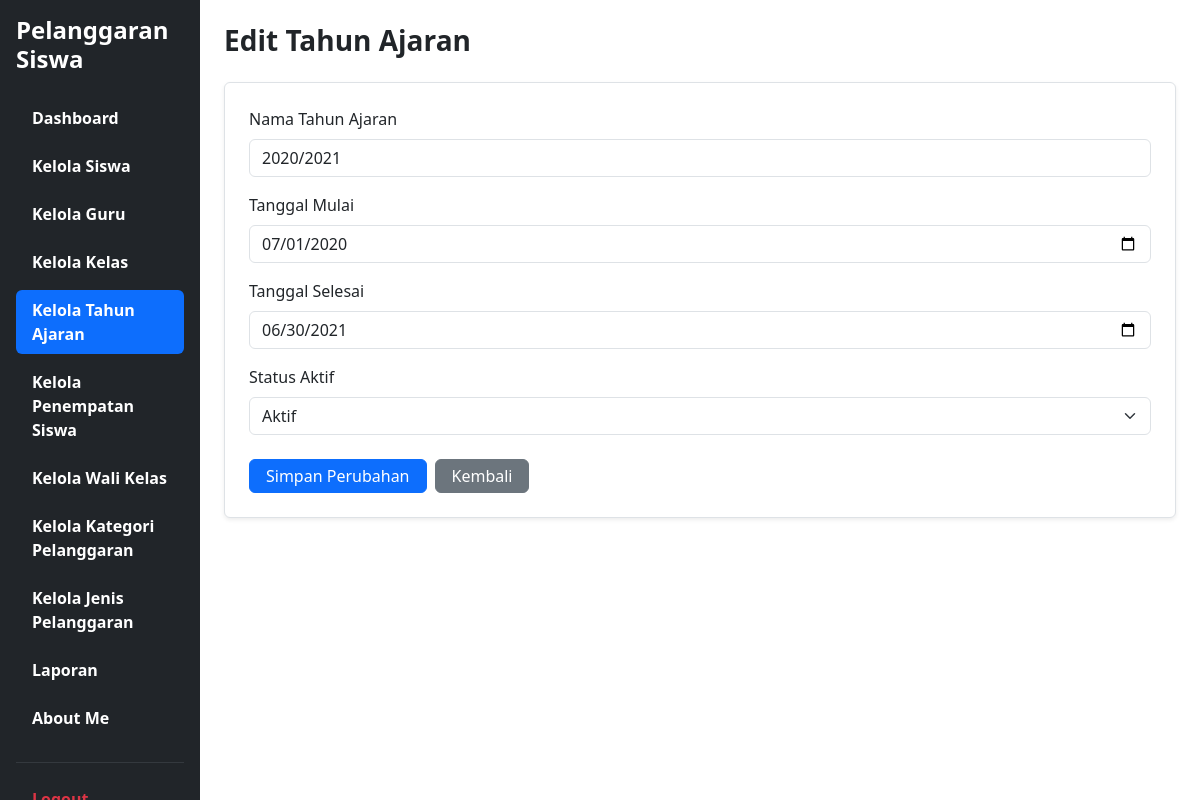
The app's page /edit_tahun_ajaran.php?id=1, older data.
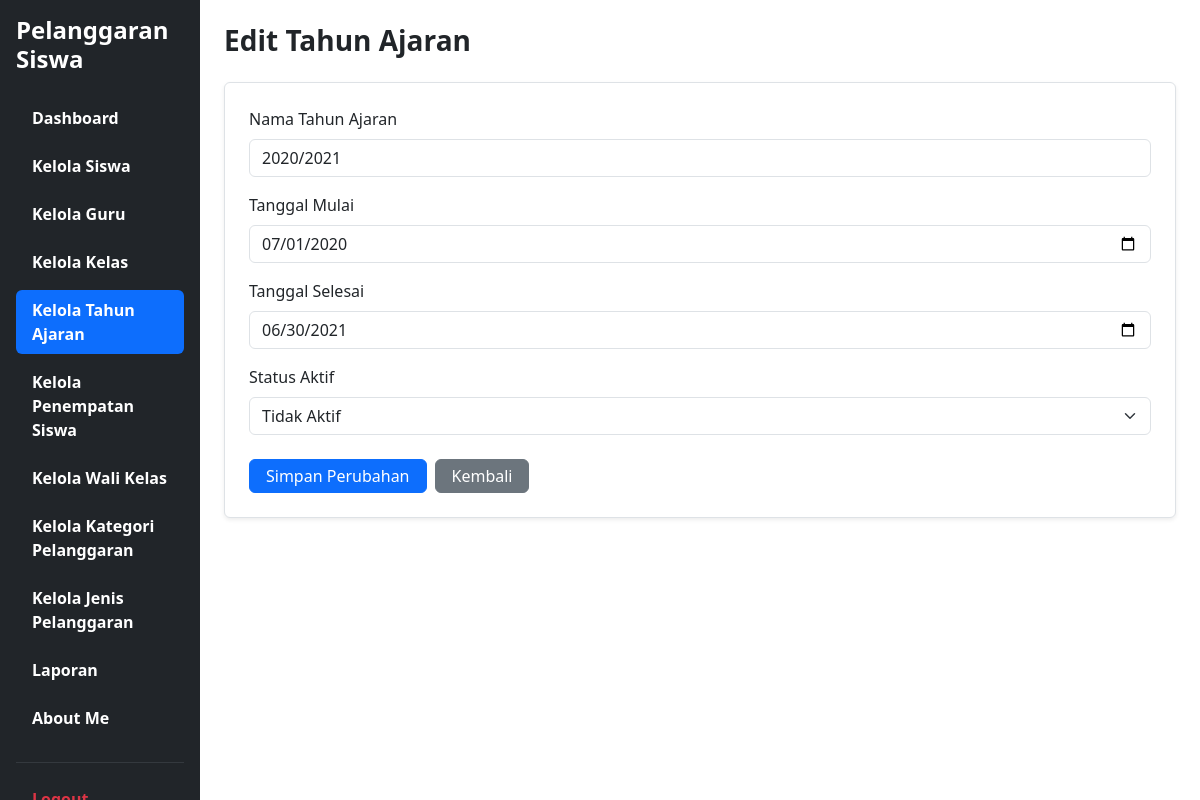
The same page, newer data.
### tables this page shows
CREATE TABLE `t_tahun_ajaran` (
  `id` int(11) NOT NULL,
  `nama` varchar(20) DEFAULT NULL,
  `tanggal_mulai` date NOT NULL,
  `tanggal_selesai` date NOT NULL,
  `status_aktif` tinyint(1) NOT NULL,
  `created_at` timestamp NOT NULL DEFAULT current_timestamp(),
  `updated_at` timestamp NOT NULL DEFAULT current_timestamp()
);

### edit_tahun_ajaran.php (the view, shortened to what the changed rows need)
<?php
require_once "config/koneksi.php";
$id = isset($_GET['id']) ? (int)$_GET['id'] : 0;
$stmt = $koneksi->prepare("SELECT * FROM t_tahun_ajaran WHERE id = ?");
$stmt->bind_param("i", $id);
$stmt->execute();
$result = $stmt->get_result();
$tahun = $result->fetch_assoc();
$nama = $tahun['nama'];
$tanggal_mulai = $tahun['tanggal_mulai'];
$tanggal_selesai = $tahun['tanggal_selesai'];
$status_aktif = (string)$tahun['status_aktif'];
function e($nilai) {
    return htmlspecialchars((string)($nilai ?? ""), ENT_QUOTES, "UTF-8");
}
?>
<!DOCTYPE html>
<html lang="id">
<head>
    <link href="https://cdn.jsdelivr.net/npm/bootstrap@5.3.8/dist/css/bootstrap.min.css" rel="stylesheet">
</head>
<body>
<div class="container-fluid">
    <div class="row">
        <main class="col-md-9 col-lg-10 p-4">
            <div class="card shadow-sm border" style="background-color: #ffffff; border-color: #dee2e6 !important;">
                <div class="card-body p-4">
                    <form method="POST">
                        <div class="mb-3">
                            <label class="form-label">Nama Tahun Ajaran</label>
                            <input
                                type="text"
                                name="nama"
                                class="form-control"
                                placeholder="Contoh: 2026/2027"
                                value="<?= e($nama) ?>"
                                required
                            >
                        </div>
                        <div class="mb-3">
                            <label class="form-label">Tanggal Mulai</label>
                            <input
                                type="date"
                                name="tanggal_mulai"
                                class="form-control"
                                value="<?= e($tanggal_mulai) ?>"
                                required
                            >
                        </div>
                        <div class="mb-3">
                            <label class="form-label">Tanggal Selesai</label>
                            <input
                                type="date"
                                name="tanggal_selesai"
                                class="form-control"
                                value="<?= e($tanggal_selesai) ?>"
                                required
                            >
                        </div>
                        <div class="mb-3">
                            <label class="form-label">Status Aktif</label>
                            <select name="status_aktif" class="form-select" required>
                                <option value="1" <?= $status_aktif === "1" ? "selected" : "" ?>>
                                    Aktif
                                </option>
                                <option value="0" <?= $status_aktif === "0" ? "selected" : "" ?>>
                                    Tidak Aktif
                                </option>
                            </select>
                        </div>
                    </form>
                </div>
            </div>
        </main>
    </div>
</div>
</body>
</html>

Row changes from the older to the newer data that the page shows:
changed t_tahun_ajaran: status_aktif "Aktif" → "Tidak Aktif"
